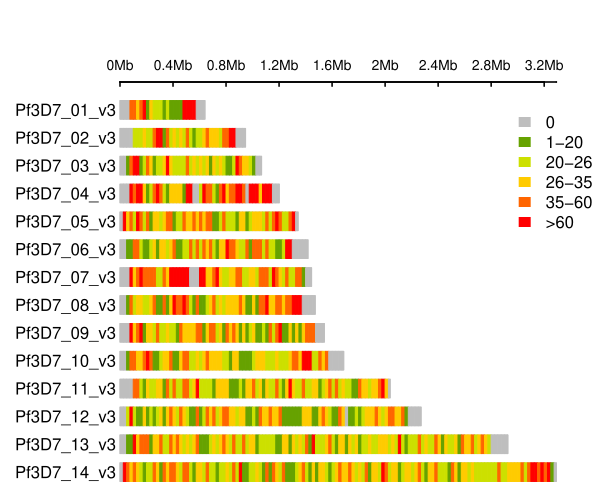

Generate this figure with R:

#############################################
#############################################
#############################################
# FigS7 - SNP density plot
# Written by Abebe Fola 06/03/2022
#############################################
#############################################
#############################################


#Plot SNP-density from vcf files 

# load the following libraries 
library(qqman)
library(calibrate)
library(CMplot)

# Set working directory 

setwd("C:/Users/afola/Desktop/Abefola_github/Zambia_2018_MIS_Pf_WGS_project/FigS7")  

# Load SNP density formatted data 

samples238_snp_density<- read.csv("snp_density_formated_data.csv", header = T) # Look the attached file. This one of intermediate file for selection analysis. It contains four columns Snp_coordinate, Chro_no, SNP_position and P_value (not required for SNP density plot)

#plot SNP-density plot

CMplot(samples238_snp_density,plot.type="d",bin.size=25000,chr.den.col=c("darkgreen", "yellow", "red"),file="jpg",memo="",dpi=300,bin.range = c(1, 60), 
       file.output=TRUE,verbose=TRUE,width=9,height=6)          
